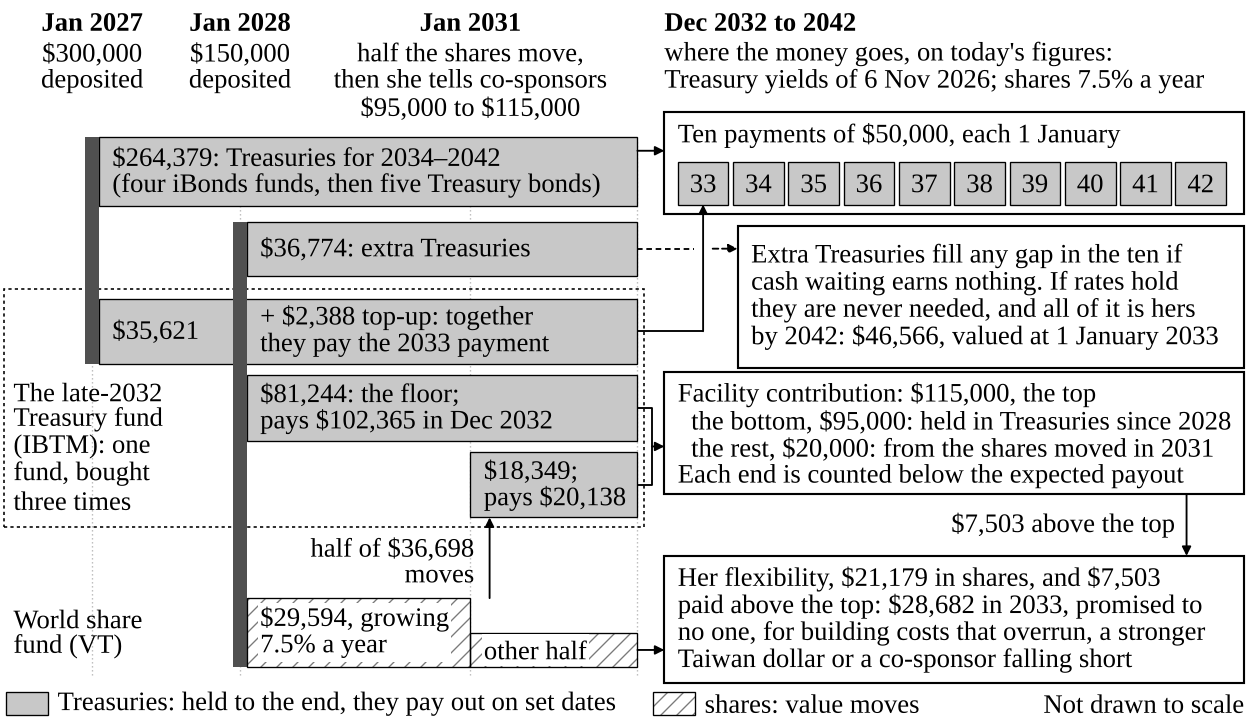

The Python source for this figure:
"""c5: where Laura's money goes, from each deposit to its use (Fri 20 Nov 2026, Final Report analysis line). Keel.

Run from the repo root:  python3 -I keel/final_report/charts/c5_where_the_money_goes.py   (a few seconds)

A test render, not a built exhibit: the design, the figure table and the test against Caplet's version 61 questions are
in MONEY_PICTURE_2026-11-20.md beside this script. Writes c5_where_the_money_goes.png (192 dpi) and .svg (text kept as
text) into keel/final_report/charts/.

Every dollar figure is read from the number engine's results files (the same files NUMBERS.md quotes) and checked
against the register's printed figure before anything is drawn; the script stops on any mismatch. Sums printed in the
picture that the register does not print itself (the first deposit's split by lane) are Keel arithmetic on NUMBERS
section 1's rung table, and are checked to add up.

Print style (../exhibits/specs.md section 0): Times New Roman metrics (Liberation Serif), black and two greys, no colour
carrying meaning, 10 pt at printed size, 6.5 in wide. Treasuries are grey, shares are hatched, uses are white boxes: the
words in each mark carry its identity, never the tone alone. No pencil or ink in the picture (CONCEIT V2.2: the conceit
is said beside an exhibit, never in it).
"""
import json
import sys
from pathlib import Path

import matplotlib
matplotlib.use("Agg")
import matplotlib.pyplot as plt  # noqa: E402
from matplotlib import font_manager  # noqa: E402
from matplotlib.patches import Rectangle, FancyBboxPatch  # noqa: E402

sys.dont_write_bytecode = True
HERE = Path(__file__).resolve().parent
NUM = HERE.parent / "numbers"

INK = "#000000"
DARK = "#505050"
LIGHT = "#c8c8c8"
GUIDE = "#b4b4b4"
HATCH = "#7a7a7a"
DPI = 192
FS = 10


def pick_font():
    names = {f.name for f in font_manager.fontManager.ttflist}
    for n in ("Times New Roman", "Liberation Serif", "Tinos"):
        if n in names:
            return n
    return "serif"


plt.rcParams.update({"font.family": pick_font(), "font.size": FS, "svg.fonttype": "none", "pdf.fonttype": 42,
                     "text.parse_math": False, "hatch.linewidth": 0.5, "hatch.color": HATCH})

# ===================================================================================== figures, checked
CHECKS = []


def check(name, got, want, tol=0.5):
    ok = abs(got - want) <= tol
    CHECKS.append((name, got, want, ok))
    if not ok:
        raise SystemExit(f"FAIL {name}: got {got}, register says {want}")


def load(name):
    return json.loads((NUM / name).read_text())


R = load("results_2026-11-17.json")
TOP = load("results_topup_2026-11-17.json")
RET = load("results_returns_2026-11-17.json")
RES = load("results_reserve_2026-11-17.json")
ONE = load("results_one_fund_2026-11-19.json")

rungs = R["C3"]["rungs"]
ten_cost = R["C3"]["ten_instruments_with_fund_fees"]
check("NUMBERS 1: the ten instruments with the funds' fee", ten_cost, 302_287)
check("NUMBERS 1: the 2033 rung (IBTM) at today's forwards", rungs["2033"]["cost"], 37_908)
unbought = ten_cost - 300_000                                   # NUMBERS 1: $2,287 in 1 Jan 2027 money
check("NUMBERS 1: the part of the ten still unbought in Jan 2027", unbought, 2_287)
ibtm_lot_2027 = rungs["2033"]["cost"] - unbought                # Keel arithmetic: the 2033 lot bought in Jan 2027
nine = sum(rungs[str(y)]["cost"] for y in range(2034, 2043))    # Keel arithmetic: the other nine rungs
check("Keel arithmetic: the first deposit's two lanes add to $300,000", ibtm_lot_2027 + nine, 300_000, 0.01)
four_funds = sum(rungs[str(y)]["cost"] for y in range(2034, 2038))
five_bonds = sum(rungs[str(y)]["cost"] for y in range(2038, 2043))
check("Keel arithmetic: the nine split into four funds and five bonds", four_funds + five_bonds, nine, 0.01)

topup = TOP["ten_still_lack_jan2028"]
extra = TOP["for_no_interest_jan2028"]
first_slice = TOP["topup_jan2028"]
check("NUMBERS 2 / WORDS: the top-up (Jan 2028 money)", topup, 2_388)
check("NUMBERS 2: the extra Treasuries (Jan 2028 money)", extra, 36_774)
check("NUMBERS 2: the first $39,162 of the 2028 deposit", first_slice, 39_162)

c = R["plan"]["H_plain"]["central"]
rule = R["plan"]["H_plain"]["central_rule"]
floor_money = c["R"] - c["vt28"]
check("NUMBERS 4: floor money (Jan 2028)", floor_money, 81_244)
check("NUMBERS 4: VT bought (Jan 2028)", c["vt28"], 29_594)
check("The 2028 deposit adds up: top-up + extra + floor + VT", topup + extra + floor_money + c["vt28"], 150_000, 0.01)
check("NUMBERS 4: VT on 1 Jan 2031 (shares at 7.5% a year)", c["vt31"], 36_698)
moved = c["vt31"] / 2
check("NUMBERS 8w: the shares moved into the late-2032 fund", moved, 18_349)
check("NUMBERS 4: floor payout, late 2032", c["floor"], 102_365)
check("NUMBERS 4: the moved half, paid late 2032", c["moved"], 20_138)
check("NUMBERS 4: what the late-2032 fund pays on its two purchases", c["top"], 122_503)
check("NUMBERS 4: bottom Laura states", rule["bottom"], 95_000, 0)
check("NUMBERS 4: top Laura states", rule["top"], 115_000, 0)
check("NUMBERS 4: the 2033 contribution", rule["gift"], 115_000, 0)
check("NUMBERS 4: paid above the top (the excess)", rule["excess"], 7_503)
check("NUMBERS 4: the half kept on 1 Jan 2033", c["kept33"], 21_179)
check("NUMBERS 4: half kept plus anything above the top", rule["kept_plus_excess"], 28_682)
check("NUMBERS 8w: the 2033 payment's own lot pays at today's forwards", ONE["promises"]["own_lot_pays_forwards"], 50_000)
check("NUMBERS 8k: the extra Treasuries' money back, 1 Jan 2033 money", RET["joint_stress_forwards"]["backstop_left_jan2033"], 46_566)
check("NUMBERS 8h: the same money on 1 Jan 2042, nominal", RES["base_left_after_2042"], 75_934)
check("NUMBERS 8w: promises resting on the late-2032 fund after the move", ONE["promises"]["on_ibtm"], 165_000, 0)


def money(x):
    return f"${x:,.0f}"


# ===================================================================================== the picture
W, H = 6.5, 3.76
fig = plt.figure(figsize=(W, H))
ax = fig.add_axes([0, 0, 1, 1])
ax.set_xlim(0, W)
ax.set_ylim(0, H)
ax.axis("off")

# Event columns, not to scale: Jan 2027, Jan 2028, Jan 2031, mid-Dec 2032; then the uses column.
X27, X28, X31, X32 = 0.48, 1.25, 2.45, 3.32
UX0, UX1 = 3.46, 6.48
PAD = 0.07
TEXTS = []   # (artist, container or None): checked after drawing for fit and overlap


def rect(x0, y0, x1, y1, kind):
    if kind == "treasury":
        ax.add_patch(Rectangle((x0, y0), x1 - x0, y1 - y0, facecolor=LIGHT, edgecolor=INK, lw=0.5, zorder=2))
    elif kind == "shares":
        ax.add_patch(Rectangle((x0, y0), x1 - x0, y1 - y0, facecolor="white", edgecolor=HATCH, hatch="////", lw=0,
                               zorder=2))
        ax.add_patch(Rectangle((x0, y0), x1 - x0, y1 - y0, facecolor="none", edgecolor=INK, lw=0.5, zorder=3))
    elif kind == "use":
        ax.add_patch(Rectangle((x0, y0), x1 - x0, y1 - y0, facecolor="white", edgecolor=INK, lw=0.8, zorder=2))
    elif kind == "deposit":
        ax.add_patch(Rectangle((x0, y0), x1 - x0, y1 - y0, facecolor=DARK, edgecolor="none", zorder=3))
    elif kind == "group":
        ax.add_patch(Rectangle((x0, y0), x1 - x0, y1 - y0, facecolor="none", edgecolor=INK, lw=0.6,
                               ls=(0, (2, 2)), zorder=1))
    return (x0, y0, x1, y1)


def t(x, y, s, ha="left", va="center", bold=False, white_bg=False, box=None, z=5):
    bb = dict(facecolor="white", edgecolor="none", pad=0.8) if white_bg else None
    a = ax.text(x, y, s, ha=ha, va=va, fontsize=FS, fontweight="bold" if bold else "normal", bbox=bb, zorder=z,
                linespacing=1.12)
    TEXTS.append((a, box))
    return a


def line(pts, dashed=False):
    xs, ys = zip(*pts)
    ax.plot(xs, ys, color=INK, lw=0.7, ls=(0, (3, 2)) if dashed else "-", zorder=4, solid_capstyle="butt")


def arrow(pts, dashed=False):
    """A polyline through pts with an arrowhead at the last point."""
    if len(pts) > 2:
        line(pts[:-1], dashed)
    ax.annotate("", xy=pts[-1], xytext=pts[-2], zorder=4,
                arrowprops=dict(arrowstyle="-|>", lw=0.7, color=INK, mutation_scale=7, shrinkA=0, shrinkB=0,
                                linestyle=(0, (3, 2)) if dashed else "-"))


def mid(lane):
    return (lane[0] + lane[1]) / 2


# --- header: the dates and what happens on them
HY = H - 0.05
for x, head, body in ((X27, "Jan 2027", "$300,000\ndeposited"),
                      (X28, "Jan 2028", "$150,000\ndeposited"),
                      (X31, "Jan 2031", "half the shares move,\nthen she tells co-sponsors\n"
                       f"{money(rule['bottom'])} to {money(rule['top'])}")):
    t(x, HY, head, ha="center", va="top", bold=True)
    t(x, HY - 0.165, body, ha="center", va="top")
t(UX0, HY, "Dec 2032 to 2042", va="top", bold=True)
t(UX0, HY - 0.165, "where the money goes, on today's figures:\nTreasury yields of 6 Nov 2026; shares 7.5% a year",
  va="top")

# --- lanes, from the top down (y0, y1)
L1 = (2.68, 3.04)     # Treasuries for 2034-2042, first deposit
L1b = (2.32, 2.60)    # the extra Treasuries, second deposit
L2a = (1.86, 2.20)    # late-2032 fund: the 2033 payment's lot (first deposit, completed by the top-up)
L2b = (1.46, 1.80)    # late-2032 fund: the floor (second deposit)
L2c = (1.06, 1.40)    # late-2032 fund: the half of the shares moved in Jan 2031
L3 = (0.28, 0.64)     # world shares (VT), second deposit
L3h = (0.28, 0.46)    # the half kept, after the move

for x in (X27, X28, X31, X32):   # date guides
    ax.plot([x, x], [0.24, HY - 0.68], color=GUIDE, lw=0.5, ls=(0, (1, 2)), zorder=1)

# the late-2032 fund: one dashed outline round its three purchases, its name inside on the left
G = rect(0.02, L2c[0] - 0.05, X32 + 0.035, L2a[1] + 0.05, "group")
t(0.07, mid((L2c[0], L2b[1])), "The late-2032\nTreasury fund\n(IBTM): one\nfund, bought\nthree times",
  box=(0.02, L2c[0] - 0.05, X28 - 0.04, L2b[1]))

# deposits: dark bars at their dates, across the lanes they feed
rect(X27 - 0.035, L2a[0], X27 + 0.035, L1[1], "deposit")
rect(X28 - 0.035, L3[0], X28 + 0.035, L1b[1], "deposit")

# L1: the Treasuries for 2034-2042
b = rect(X27 + 0.035, L1[0], X32, L1[1], "treasury")
t(X27 + 0.035 + PAD, mid(L1), f"{money(nine)}: Treasuries for 2034\u20132042\n"
  "(four iBonds funds, then five Treasury bonds)", box=b)
# L1b: the extra Treasuries
b = rect(X28 + 0.035, L1b[0], X32, L1b[1], "treasury")
t(X28 + 0.035 + PAD, mid(L1b), f"{money(extra)}: extra Treasuries", box=b)

# L2: the late-2032 fund, bought three times
rect(X27 + 0.035, L2a[0], X32, L2a[1], "treasury")
t(X27 + 0.035 + PAD, mid(L2a), money(ibtm_lot_2027), box=(X27, L2a[0], X28 - 0.035, L2a[1]))
t(X28 + 0.035 + PAD, mid(L2a), f"+ {money(topup)} top-up: together\nthey pay the 2033 payment",
  box=(X28, L2a[0], X32, L2a[1]))
b = rect(X28 + 0.035, L2b[0], X32, L2b[1], "treasury")
t(X28 + 0.035 + PAD, mid(L2b), f"{money(floor_money)}: the floor;\npays {money(c['floor'])} in Dec 2032", box=b)
b = rect(X31, L2c[0], X32, L2c[1], "treasury")
t(X31 + PAD, mid(L2c), f"{money(moved)};\npays {money(c['moved'])}", box=b)

# L3: world shares
b = rect(X28 + 0.035, L3[0], X31, L3[1], "shares")
t(X28 + 0.035 + PAD, mid(L3), f"{money(c['vt28'])}, growing\n7.5% a year", white_bg=True, box=b)
b = rect(X31, L3h[0], X32, L3h[1], "shares")
t(X31 + PAD, mid(L3h), "other half", white_bg=True, box=b)
t(0.07, mid(L3), "World share\nfund (VT)", box=(0, L3[0] - 0.05, X28 - 0.04, L3[1] + 0.05))
# the 2031 move: half the shares into the late-2032 fund
arrow([(X31 + 0.10, L3[1]), (X31 + 0.10, L2c[0])])
t(X31 + 0.02, mid((L3[1], G[1])), f"half of {money(c['vt31'])}\nmoves", ha="right", box=(X28 + 0.05, L3[1], X31 + 0.05, G[1]))

# --- uses
# U1: the ten payments (and which holding pays which)
U1 = rect(UX0, L1[0] - 0.04, UX1, L1[1] + 0.13, "use")
t(UX0 + PAD, U1[3] - 0.05, "Ten payments of $50,000, each 1 January", va="top", box=U1)
sq_w, sq_g, sq_h = 0.264, 0.024, 0.22
sq_y0 = U1[1] + 0.05
for i in range(10):
    x0 = UX0 + PAD + i * (sq_w + sq_g)
    rect(x0, sq_y0, x0 + sq_w, sq_y0 + sq_h, "treasury")
    t(x0 + sq_w / 2, sq_y0 + sq_h / 2, f"{2033 + i}"[2:], ha="center", box=(x0, sq_y0, x0 + sq_w, sq_y0 + sq_h))
# the nine Treasuries feed the payments at the title's height, above square 33, which has its own arrow
arrow([(X32, L1[1] - 0.07), (UX0, L1[1] - 0.07)])
# the 2033 payment comes from the late-2032 fund: up a channel left of U1b, into square 33's foot
CH = UX0 + PAD + sq_w / 2
arrow([(X32, mid(L2a)), (CH, mid(L2a)), (CH, sq_y0)])
# U1b: the extra Treasuries' job, and what comes back; its arrow hops the channel
U1b = rect(CH + 0.18, L2a[0] - 0.02, UX1, U1[1] - 0.06, "use")
t(U1b[0] + PAD, mid((U1b[1], U1b[3])),
  "Extra Treasuries fill any gap in the ten if\ncash waiting earns nothing. If rates hold\n"
  "they are never needed, and all of it is hers\n"
  f"by 2042: {money(RET['joint_stress_forwards']['backstop_left_jan2033'])}, valued at 1 January 2033",
  box=U1b)
line([(X32, mid(L1b)), (CH - 0.05, mid(L1b))], dashed=True)
arrow([(CH + 0.05, mid(L1b)), (U1b[0], mid(L1b))], dashed=True)

# U2: the facility contribution
U2 = rect(UX0, L2c[0] + 0.12, UX1, L2b[1] + 0.02, "use")
t(UX0 + PAD, U2[3] - 0.05,
  f"Facility contribution: {money(rule['top'])}, the top\n"
  f"  the bottom, {money(rule['bottom'])}: held in Treasuries since 2028\n"
  f"  the rest, {money(rule['top'] - rule['bottom'])}: from the shares moved in 2031\n"
  "Each end is counted below the expected payout", va="top", box=U2)
# the floor and the moved shares both feed the contribution: a joiner from each lot's end
JX = X32 + 0.075
line([(X32, mid(L2b)), (JX, mid(L2b)), (JX, mid(L2c)), (X32, mid(L2c))])
arrow([(JX, mid((L2b[0], L2c[1]))), (UX0, mid((L2b[0], L2c[1])))])

# U3: her flexibility
# WORDS l.28: $28,682 is her flexibility PLUS anything above the top, never "her flexibility" alone
U3 = rect(UX0, 0.20, UX1, 0.86, "use")
t(UX0 + PAD, U3[3] - 0.05,
  f"Her flexibility, {money(c['kept33'])} in shares, and {money(rule['excess'])}\n"
  f"paid above the top: {money(rule['kept_plus_excess'])} in 2033, promised to\n"
  "no one, for building costs that overrun, a stronger\nTaiwan dollar or a co-sponsor falling short",
  va="top", box=U3)
arrow([(X32, mid(L3h)), (UX0, mid(L3h))])
arrow([(UX1 - 0.30, U2[1]), (UX1 - 0.30, U3[3])])
t(UX1 - 0.36, mid((U3[3], U2[1])), f"{money(rule['excess'])} above the top", ha="right",
  box=(UX0, U3[3], UX1, U2[1]))

# --- key and basis
KY = 0.09
rect(0.03, KY - 0.06, 0.25, KY + 0.06, "treasury")
t(0.30, KY, "Treasuries: held to the end, they pay out on set dates")
rect(3.40, KY - 0.06, 3.62, KY + 0.06, "shares")
t(3.67, KY, "shares: value moves")
SWATCHES = [(0.03, KY - 0.06, 0.25, KY + 0.06), (3.40, KY - 0.06, 3.62, KY + 0.06)]
t(UX1, KY, "Not drawn to scale", ha="right")

# --- collision check: every label inside its box, no two labels overlapping, nothing off the page
fig.canvas.draw()
rend = fig.canvas.get_renderer()
inv = ax.transData.inverted()
boxes = []
for a, box in TEXTS:
    bb = a.get_window_extent(rend)
    (x0, y0), (x1, y1) = inv.transform([(bb.x0, bb.y0), (bb.x1, bb.y1)])
    boxes.append((x0, y0, x1, y1, a.get_text().split("\n")[0]))
    if x0 < 0 or x1 > W or y0 < 0 or y1 > H:
        print("OFF PAGE:", a.get_text()[:40])
    if box is not None and (x0 < box[0] - 0.005 or x1 > box[2] + 0.005 or y0 < box[1] - 0.005 or y1 > box[3] + 0.005):
        print(f"DOES NOT FIT ({x1 - box[2]:+.2f} in right, {box[1] - y0:+.2f} in below): {a.get_text()[:50]!r}")
for sx0, sy0, sx1, sy1 in SWATCHES:
    for x0, y0, x1, y1, name in boxes:
        if x0 < sx1 and sx0 < x1 and y0 < sy1 and sy0 < y1:
            print(f"OVERLAPS A KEY SWATCH: {name!r}")
for i in range(len(boxes)):
    for j in range(i + 1, len(boxes)):
        a, b = boxes[i], boxes[j]
        if a[0] < b[2] and b[0] < a[2] and a[1] < b[3] and b[1] < a[3]:
            print(f"OVERLAP: {a[4]!r} / {b[4]!r}")

fig.savefig(HERE / "c5_where_the_money_goes.png", dpi=DPI)
fig.savefig(HERE / "c5_where_the_money_goes.svg")
# Mon 23 Nov (Wharton: Times New Roman): the SVG names Times New Roman first, Liberation Serif (same metrics) after
_svg = HERE / "c5_where_the_money_goes.svg"
_svg.write_text(_svg.read_text().replace("font-family: 'Liberation Serif'",
                                         "font-family: 'Times New Roman', 'Liberation Serif', serif"))
plt.close(fig)

# page cost in Wharton's format (../exhibits/specs.md section 0: a double-spaced line is 27.6 pt; a Letter page of text
# holds 23.5 of them); number, title and the blank line after are whole lines, as the specs count them
LINE_IN = 27.6 / 72
img = H / LINE_IN
print(f"image {W} x {H} in = {img:.1f} lines; with number, one-line title and blank line {img + 3:.1f} lines "
      f"({(img + 3) / 23.5:.2f} page); two-line title {img + 4:.1f} ({(img + 4) / 23.5:.2f} page); "
      f"prose displaced about {round((img + 3) * 14, -1):.0f} words")
print(f"{len(CHECKS)} checks, {sum(ok for *_, ok in CHECKS)} PASS")
for n, g, w, ok in CHECKS:
    print(("PASS " if ok else "FAIL ") + n, round(g, 2), round(w, 2))
